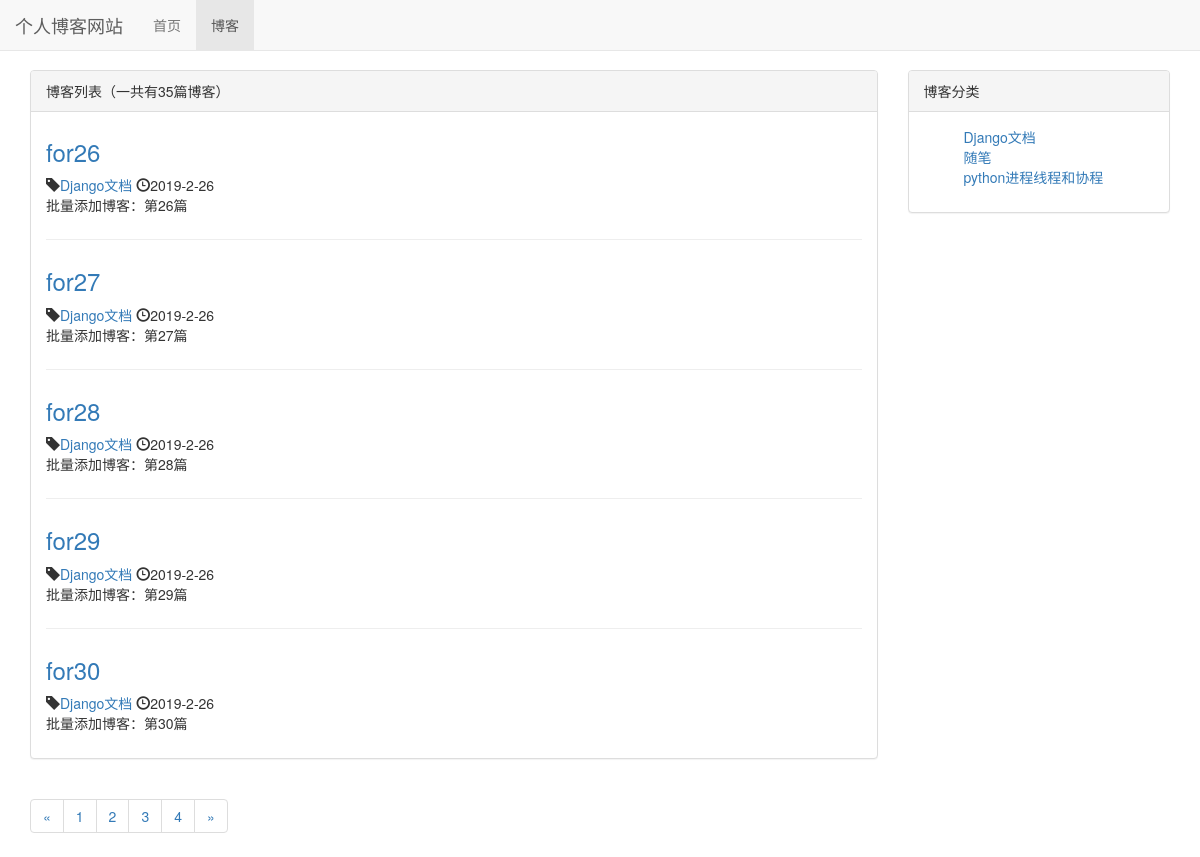
The app's page /blog/?page=4 with its own data.
### blog/models.py (models this page shows, shortened)
class Blog(models.Model):
    title = models.CharField(max_length=50, verbose_name="博客标题")
    blog_type = models.ForeignKey(BlogType, on_delete=models.DO_NOTHING, verbose_name="博客分类")
    content = models.TextField(verbose_name="博客内容")
    author = models.ForeignKey(User, on_delete=models.DO_NOTHING, verbose_name="作者")
    created_time = models.DateTimeField(auto_now_add=True, verbose_name="创建日期")
    last_updated_time = models.DateTimeField(auto_now=True, verbose_name="最近修改日期")
    class Meta:
        ordering = ['created_time']

class BlogType(models.Model):
    type_name = models.CharField(max_length=15, verbose_name="博客分类")
    def __str__(self):
        return self.type_name

### blog/views.py (the view)
# urls.py: path('', views.blog_list, name="blog_list"),
def blog_list(request):
    blogs_all_list = Blog.objects.all()
    paginator = Paginator(blogs_all_list, 10)
    page_num = request.GET.get("page", 1)  # 获取url的页码参数(GET请求)
    page_of_blogs = paginator.get_page(page_num)
    context = dict()
    context["page_of_blogs"] = page_of_blogs
    context["blog_types"] = BlogType.objects.all()
    return render_to_response("blog/blog_list.html", context)

### blog/templates/blog/blog_list.html (shortened to what this page needs)
{% extends 'base.html' %}
{% block nav_blog_active %}
    active
{% endblock %}
{% load staticfiles %}
{% block header_extends %}
    <link rel="stylesheet" href="{% static 'blog/blog.css' %}">
{% endblock %}
{% block content %}
    <div class="container">
        <div class="row">
            <div class="col-xs-12 col-sm-8 col-md-8 col-lg-9">
                <div class="panel panel-default">
                    <div class="panel-heading">{% block blog_list_title %}博客列表（一共有{{ page_of_blogs.paginator.count }}篇博客）{% endblock %}</div>
                    <div class="panel-body">
                        {% for blog in page_of_blogs.object_list %}
                            <div class="blog">
                                <h3><a href={% url 'blog_detail' blog.pk %}>{{ blog.title }}</a></h3>
                                <p class="blog-info">
                                    <span class="glyphicon glyphicon-tag" aria-hidden="true"></span><a href="{% url 'blog_with_type' blog.blog_type.pk %}">{{ blog.blog_type }}</a>
                                    <span class="glyphicon glyphicon-time" aria-hidden="true"></span>{{ blog.created_time|date:"Y-n-d" }}
                                </p>
                                <p>{{ blog.content| truncatechars_html:200 }}</p>
                            </div>
                        {% empty %}
                            <div class="blog">
                                <h3>暂无博客，敬请期待</h3>
                            </div>
                        {% endfor %}
                    </div>
                </div>
                <div>
                    <ul class="pagination">
                        <li>
                            {% if page_of_blogs.has_previous %}
                                <a href="?page={{ page_of_blogs.previous_page_number }}" aria-label="Previous">
                                    <span aria-hidden="true">&laquo;</span>
                                </a>
                            {% else %}
                                <span aria-hidden="true">&laquo;</span>
                            {% endif %}
                        </li>
                        {% for page_num in page_of_blogs.paginator.page_range %}
                            <li><a href="?page={{ page_num }}">{{ page_num }}</a></li>
                        {% endfor %}
                        <li>
                            {% if page_of_blogs.has_next %}
                                <a href="?page={{ page_of_blogs.next_page_number }}" aria-label="Next">
                                    <span aria-hidden="true">&raquo;</span>
                                </a>
                            {% else %}
                                <span aria-hidden="true">&raquo;</span>
                            {% endif %}
                        </li>
                    </ul>
                </div>
            </div>
            <div class="hidden-xs col-sm-4 col-md-4 col-lg-3">
                <div class="panel panel-default">
                    <div class="panel-heading">博客分类</div>
                    <div class="panel-body">
                    <ul class="blog-types">
                        {% for blog_type in blog_types %}
                                <li><a href="{% url 'blog_with_type' blog_type.pk %}">{{ blog_type.type_name }}</a></li>
                        {% empty %}
                            <li>暂无分类</li>
                        {% endfor %}
                    </ul>
                    </div>
                </div>
            </div>
        </div>
    </div>
{% endblock %}

### static/css/base.css (style rules this page uses)
body { margin: 0; padding: 0; margin-top: 70px!important; }

### blog/static/blog/blog.css (style rules this page uses)
ul.blog-types { list-style-type: None; }
div.blog:not(:last-child) { margin-bottom: 2em; padding-bottom: 1em; border-bottom: 1px solid #eee; }
div.blog h3 { margin-top: 0.5em; }
div.blog p.blog-info { margin-bottom: 0; }

### records on screen
Blog: title "for26", blog_type "Django文档", created_time "2019-2-26", content "批量添加博客：第26篇"
Blog: title "for27", blog_type "Django文档", created_time "2019-2-26", content "批量添加博客：第27篇"
Blog: title "for28", blog_type "Django文档", created_time "2019-2-26", content "批量添加博客：第28篇"
Blog: title "for29", blog_type "Django文档", created_time "2019-2-26", content "批量添加博客：第29篇"
Blog: title "for30", blog_type "Django文档", created_time "2019-2-26", content "批量添加博客：第30篇"
BlogType: type_name "Django文档"
BlogType: type_name "随笔"
BlogType: type_name "python进程线程和协程"

### other values on screen
{{ page_of_blogs.paginator.count }} "35"
{{ page_num }} "1" "2" "3" "4"
